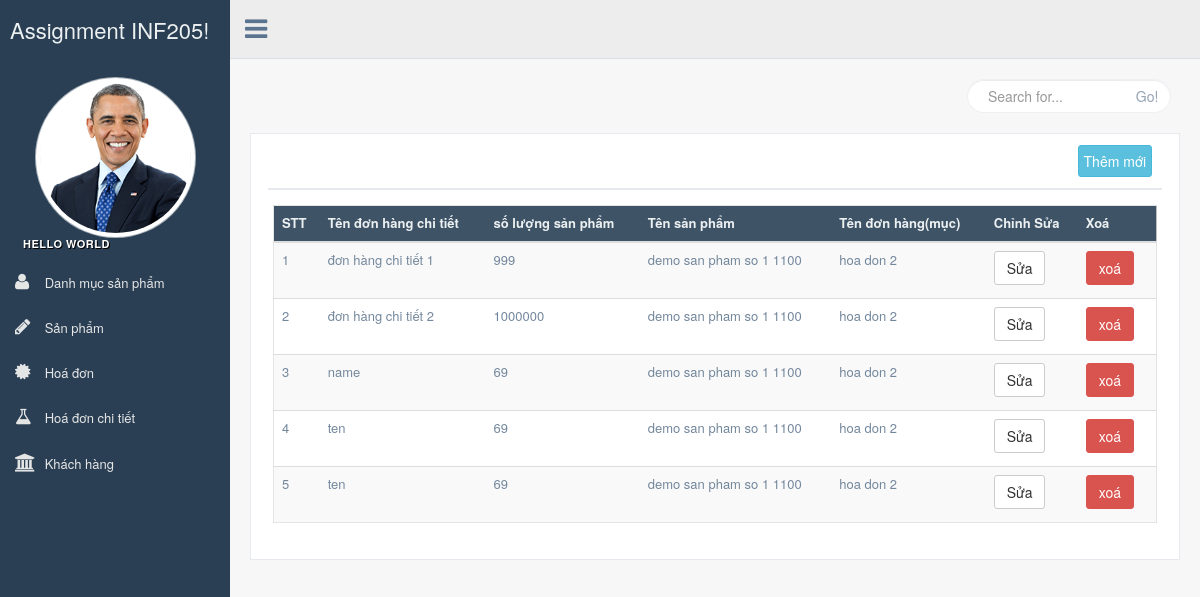
/orderdetail/researchorderdetail.php, run on the app's committed database.
### tables this page shows
CREATE TABLE `orderdetails` (
  `id` int(11) NOT NULL,
  `name` varchar(255) DEFAULT NULL,
  `count_product` int(11) DEFAULT NULL,
  `orders_id` int(11) DEFAULT NULL,
  `products_id` int(11) DEFAULT NULL
);

CREATE TABLE `products` (
  `id` int(11) NOT NULL COMMENT 'trường id',
  `name` varchar(255) DEFAULT NULL,
  `content` text,
  `price` int(11) DEFAULT NULL,
  `catproducts_id` int(11) DEFAULT NULL
);

CREATE TABLE `orders` (
  `id` int(11) NOT NULL,
  `custommers_id` int(11) NOT NULL,
  `name` varchar(255) DEFAULT NULL
);

### orderdetail/researchorderdetail.php (the view, shortened to what this page needs)
<!DOCTYPE html>
<html lang="vi">
<head>
  <link href="../css/bootstrap.min.css" rel="stylesheet">
  <link href="../fonts/css/font-awesome.min.css" rel="stylesheet">
  <link href="../css/animate.min.css" rel="stylesheet">
  <link href="../css/custom.css" rel="stylesheet">
</head>
<body class="nav-md">
  <div class="container body">
    <div class="main_container">
      <div class="col-md-3 left_col">
        <div class="left_col scroll-view">
          <div class="navbar nav_title" style="border: 0;">
            <a href="index.html" class="site_title"><span>Assignment INF205!</span></a>
          </div>
          <div class="profile">
            <div class="profile_pic">
              <img src="../images/logo.png" alt="..." class="img-circle profile_img">
            </div>
          </div>
          <br />
          <div id="sidebar-menu" class="main_menu_side hidden-print main_menu">
            <div class="menu_section">
              <h3> Hello world</h3>
              <ul class="nav side-menu">
                <li class="active"><a href="../catproduct/catproduct.php"><i class="fa fa-user"></i> Danh mục sản phẩm </a></li>
                <li><a href="../product/product.php"><i class="fa fa-pencil"></i> Sản phẩm </a></li>
                <li><a href="../order/order.php"><i class="fa fa-certificate"></i> Hoá đơn </a></li>
                <li class="active"><a href="../orderdetail/orderdetail.php"><i class="fa fa-flask"></i> Hoá đơn chi tiết </a></li>
                <li><a href="../custommer/custommer.php"><i class="fa fa-university"></i> Khách hàng </a></li>
              </ul>
            </div>
          </div>
        </div>
      </div>
      <div class="top_nav">
        <div class="nav_menu">
          <nav class="" role="navigation">
            <div class="nav toggle">
              <a id="menu_toggle"><i class="fa fa-bars"></i></a>
            </div>
          </nav>
        </div>
      </div>
      <div class="right_col" role="main">
        <div class="">
          <div class="page-title">
            <div class="title_right">
              <div class="col-md-5 col-sm-5 col-xs-12 form-group pull-right top_search">
                  <form class="input-group" action="researchorderdetail.php" method="get">
                    <input type="text" name="namesearch" class="form-control" placeholder="Search for...">
                    <span class="input-group-btn">
                        <button class="btn btn-default" type="submit">Go!</button>
                    </span>
                  </form>
              </div>
            </div>
          </div>
          <div class="clearfix"></div>
          <div class="row">
            <div class="col-md-12 col-sm-12 col-xs-12">
              <div class="x_panel">
                <div class="x_title">
                  <ul class="nav navbar-right panel_toolbox">
                    <li><a class="btn btn-info" href="addorderdetail.php">Thêm mới</a></li>
                  </ul>
                  <div class="clearfix"></div>
                </div>
                <div class="x_content">
                  	<table id="example" class="table table-striped responsive-utilities jambo_table">
                  	<?php
          					include_once('../ketnoi.php');
          					$namesearch = $_GET['namesearch'];
          					$sql="SELECT * FROM `orderdetails` WHERE `name` LIKE '%$namesearch%'";
          					$result=$db->query($sql);
          					?>
                    <thead>
                      <tr class="headings">
                        <th>STT</th>
                        <th>Tên đơn hàng chi tiết</th>
                        <th>số lượng sản phẩm </th>
                        <th>Tên sản phẩm </th>
                        <th>Tên đơn hàng(mục) </th>
                        <th>Chỉnh Sửa</th>
                        <th>Xoá </th>
                      </tr>
                    </thead>
                    <tbody>
                      <?php
                      $i=1;
                      foreach($result as $row)
                      {
                      ?>
                      <tr class="even pointer">
                        <td class=" "><?php echo $i; ?></td>
                        <td class=" "><?php echo $row['name'] ?></td>
                        <td class=" "><?php echo $row['count_product'] ?></td>
                        <?php
                        $proid = $row['products_id'];
                        $sql="select * from products where id = '$proid'";
                        $result=$db->query($sql);
                        foreach( $result as $proname){
                          $proname = $proname['name'];
                        }
                        ?>
                        <td class=" "><?php echo $proname; ?></td>
                        <?php
                        $ordid = $row['orders_id'];
                        $sql="select * from orders where id = '$ordid'";
                        $result=$db->query($sql);
                        foreach( $result as $ordname){
                          $ordname = $ordname['name'];
                        }
                        ?>
                        <td class=" "><?php echo $ordname; ?></td>
                        <td class=" "><a href="editorderdetail.php?id=<?php echo $row['id'];?>" class="btn btn-default">Sửa</a></td>
                        <td class=" "><a href="deleteorderdetail.php?id=<?php echo $row['id'];?>" class="btn btn-danger">xoá</a></td>
                      </tr>
                      <?php
                      $i=$i+1;
                      }
                       ?>
                    </tbody>
                  </table>
                </div>
              </div>
            </div>
            <br />
            <br />
            <br />
          </div>
        </div>
      </div>
    </div>
  </div>
</body>
</html>

### data on the page
orderdetails: name "đơn hàng chi tiết 1", count_product "999", products.name "demo san pham so 1 1100", orders.name "hoa don 2"
orderdetails: name "đơn hàng chi tiết 2", count_product "1000000", products.name "demo san pham so 1 1100", orders.name "hoa don 2"
orderdetails: name "name", count_product "69", products.name "demo san pham so 1 1100", orders.name "hoa don 2"
orderdetails: name "ten", count_product "69", products.name "demo san pham so 1 1100", orders.name "hoa don 2"
orderdetails: name "ten", count_product "69", products.name "demo san pham so 1 1100", orders.name "hoa don 2"
